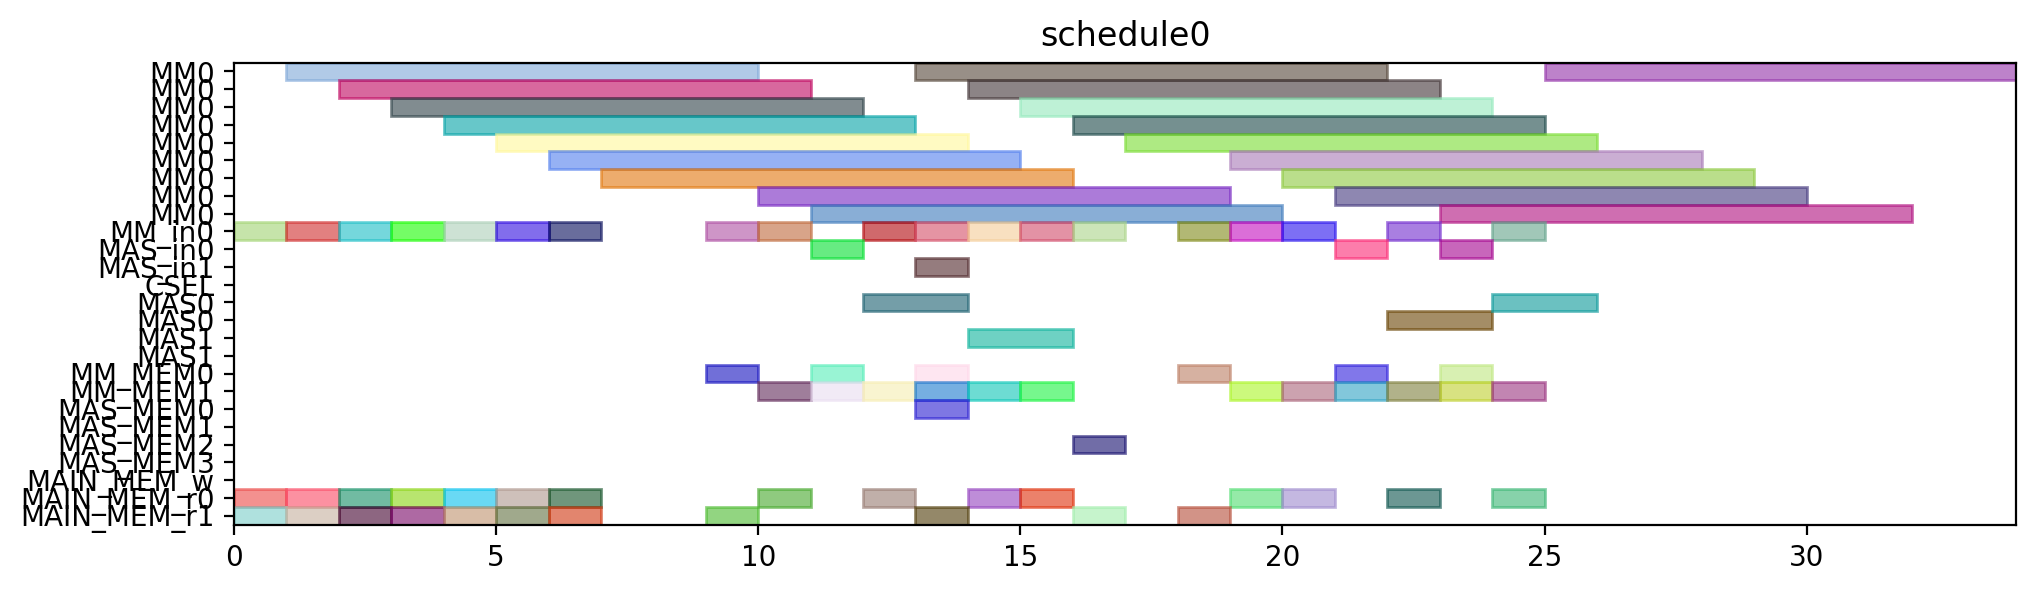

The Python source for this figure:
from pyschedule import Scenario, solvers, plotters, alt


def solve():
	horizon = 120
	S = Scenario("schedule0", horizon=horizon)

	# resource
	MM = S.Resources('MM', num=1, size=9)
	MM_in = S.Resources('MM_in', num=1)
	MAS_in = S.Resources('MAS_in', num=2)
	CSEL = S.Resource('CSEL')
	MAS = S.Resources('MAS', num=2, size=2, periods=range(1, horizon))
	MM_MEM = S.Resources('MM_MEM', num=2)
	MAS_MEM = S.Resources('MAS_MEM', num=4)
	MAIN_MEM_w = S.Resource('MAIN_MEM_w', size=1)
	MAIN_MEM_r = S.Resources('MAIN_MEM_r', num=2)

	# result of previous scheduling

	# new tasks
	Z_exp2 = S.Task('Z_exp2', length=9, delay_cost=1)
	Z_exp2 += alt(MM)
	Z_exp2_in = S.Task('Z_exp2_in', length=1, delay_cost=1)
	Z_exp2_in += alt(MM_in)
	S += Z_exp2_in*MM_in[0]<=Z_exp2*MM[0]
	Z_exp2_mem0 = S.Task('Z_exp2_mem0', length=1, delay_cost=1)
	Z_exp2_mem0 += MAIN_MEM_r[0]
	S += Z_exp2_mem0 <= Z_exp2

	Z_exp2_mem1 = S.Task('Z_exp2_mem1', length=1, delay_cost=1)
	Z_exp2_mem1 += MAIN_MEM_r[1]
	S += Z_exp2_mem1 <= Z_exp2

	NX0 = S.Task('NX0', length=9, delay_cost=1)
	NX0 += alt(MM)
	NX0_in = S.Task('NX0_in', length=1, delay_cost=1)
	NX0_in += alt(MM_in)
	S += NX0_in*MM_in[0]<=NX0*MM[0]
	NX0_mem0 = S.Task('NX0_mem0', length=1, delay_cost=1)
	NX0_mem0 += MAIN_MEM_r[0]
	S += NX0_mem0 <= NX0

	NX0_mem1 = S.Task('NX0_mem1', length=1, delay_cost=1)
	NX0_mem1 += MAIN_MEM_r[1]
	S += NX0_mem1 <= NX0

	k0_10_Z1 = S.Task('k0_10_Z1', length=9, delay_cost=1)
	k0_10_Z1 += alt(MM)
	k0_10_Z1_in = S.Task('k0_10_Z1_in', length=1, delay_cost=1)
	k0_10_Z1_in += alt(MM_in)
	S += k0_10_Z1_in*MM_in[0]<=k0_10_Z1*MM[0]
	k0_10_Z1_mem0 = S.Task('k0_10_Z1_mem0', length=1, delay_cost=1)
	k0_10_Z1_mem0 += MAIN_MEM_r[0]
	S += k0_10_Z1_mem0 <= k0_10_Z1

	k0_10_Z1_mem1 = S.Task('k0_10_Z1_mem1', length=1, delay_cost=1)
	k0_10_Z1_mem1 += MAIN_MEM_r[1]
	S += k0_10_Z1_mem1 <= k0_10_Z1

	DX0 = S.Task('DX0', length=9, delay_cost=1)
	DX0 += alt(MM)
	DX0_in = S.Task('DX0_in', length=1, delay_cost=1)
	DX0_in += alt(MM_in)
	S += DX0_in*MM_in[0]<=DX0*MM[0]
	DX0_mem0 = S.Task('DX0_mem0', length=1, delay_cost=1)
	DX0_mem0 += MAIN_MEM_r[0]
	S += DX0_mem0 <= DX0

	DX0_mem1 = S.Task('DX0_mem1', length=1, delay_cost=1)
	DX0_mem1 += MAIN_MEM_r[1]
	S += DX0_mem1 <= DX0

	NY0 = S.Task('NY0', length=9, delay_cost=1)
	NY0 += alt(MM)
	NY0_in = S.Task('NY0_in', length=1, delay_cost=1)
	NY0_in += alt(MM_in)
	S += NY0_in*MM_in[0]<=NY0*MM[0]
	NY0_mem0 = S.Task('NY0_mem0', length=1, delay_cost=1)
	NY0_mem0 += MAIN_MEM_r[0]
	S += NY0_mem0 <= NY0

	NY0_mem1 = S.Task('NY0_mem1', length=1, delay_cost=1)
	NY0_mem1 += MAIN_MEM_r[1]
	S += NY0_mem1 <= NY0

	k2_14_Z1 = S.Task('k2_14_Z1', length=9, delay_cost=1)
	k2_14_Z1 += alt(MM)
	k2_14_Z1_in = S.Task('k2_14_Z1_in', length=1, delay_cost=1)
	k2_14_Z1_in += alt(MM_in)
	S += k2_14_Z1_in*MM_in[0]<=k2_14_Z1*MM[0]
	k2_14_Z1_mem0 = S.Task('k2_14_Z1_mem0', length=1, delay_cost=1)
	k2_14_Z1_mem0 += MAIN_MEM_r[0]
	S += k2_14_Z1_mem0 <= k2_14_Z1

	k2_14_Z1_mem1 = S.Task('k2_14_Z1_mem1', length=1, delay_cost=1)
	k2_14_Z1_mem1 += MAIN_MEM_r[1]
	S += k2_14_Z1_mem1 <= k2_14_Z1

	DY0 = S.Task('DY0', length=9, delay_cost=1)
	DY0 += alt(MM)
	DY0_in = S.Task('DY0_in', length=1, delay_cost=1)
	DY0_in += alt(MM_in)
	S += DY0_in*MM_in[0]<=DY0*MM[0]
	DY0_mem0 = S.Task('DY0_mem0', length=1, delay_cost=1)
	DY0_mem0 += MAIN_MEM_r[0]
	S += DY0_mem0 <= DY0

	DY0_mem1 = S.Task('DY0_mem1', length=1, delay_cost=1)
	DY0_mem1 += MAIN_MEM_r[1]
	S += DY0_mem1 <= DY0

	Z_exp3 = S.Task('Z_exp3', length=9, delay_cost=1)
	Z_exp3 += alt(MM)
	Z_exp3_in = S.Task('Z_exp3_in', length=1, delay_cost=1)
	Z_exp3_in += alt(MM_in)
	S += Z_exp3_in*MM_in[0]<=Z_exp3*MM[0]
	Z_exp3_mem0 = S.Task('Z_exp3_mem0', length=1, delay_cost=1)
	Z_exp3_mem0 += alt(MM_MEM)
	S += (Z_exp2*MM[0])-1 < Z_exp3_mem0*MM_MEM[0]
	S += Z_exp3_mem0 <= Z_exp3

	Z_exp3_mem1 = S.Task('Z_exp3_mem1', length=1, delay_cost=1)
	Z_exp3_mem1 += MAIN_MEM_r[1]
	S += Z_exp3_mem1 <= Z_exp3

	NX1_ = S.Task('NX1_', length=2, delay_cost=1)
	NX1_ += alt(MAS)
	NX1__in = S.Task('NX1__in', length=1, delay_cost=1)
	NX1__in += alt(MAS_in)
	S += NX1__in*MAS_in[0]<=NX1_*MAS[0]

	S += NX1__in*MAS_in[1]<=NX1_*MAS[1]

	NX1__mem0 = S.Task('NX1__mem0', length=1, delay_cost=1)
	NX1__mem0 += alt(MM_MEM)
	S += (NX0*MM[0])-1 < NX1__mem0*MM_MEM[0]
	S += NX1__mem0 <= NX1_

	NX1__mem1 = S.Task('NX1__mem1', length=1, delay_cost=1)
	NX1__mem1 += alt(MM_MEM)
	S += (k0_10_Z1*MM[0])-1 < NX1__mem1*MM_MEM[1]
	S += NX1__mem1 <= NX1_

	k0_9_Z2 = S.Task('k0_9_Z2', length=9, delay_cost=1)
	k0_9_Z2 += alt(MM)
	k0_9_Z2_in = S.Task('k0_9_Z2_in', length=1, delay_cost=1)
	k0_9_Z2_in += alt(MM_in)
	S += k0_9_Z2_in*MM_in[0]<=k0_9_Z2*MM[0]
	k0_9_Z2_mem0 = S.Task('k0_9_Z2_mem0', length=1, delay_cost=1)
	k0_9_Z2_mem0 += MAIN_MEM_r[0]
	S += k0_9_Z2_mem0 <= k0_9_Z2

	k0_9_Z2_mem1 = S.Task('k0_9_Z2_mem1', length=1, delay_cost=1)
	k0_9_Z2_mem1 += alt(MM_MEM)
	S += (Z_exp2*MM[0])-1 < k0_9_Z2_mem1*MM_MEM[1]
	S += k0_9_Z2_mem1 <= k0_9_Z2

	k1_9_Z2 = S.Task('k1_9_Z2', length=9, delay_cost=1)
	k1_9_Z2 += alt(MM)
	k1_9_Z2_in = S.Task('k1_9_Z2_in', length=1, delay_cost=1)
	k1_9_Z2_in += alt(MM_in)
	S += k1_9_Z2_in*MM_in[0]<=k1_9_Z2*MM[0]
	k1_9_Z2_mem0 = S.Task('k1_9_Z2_mem0', length=1, delay_cost=1)
	k1_9_Z2_mem0 += MAIN_MEM_r[0]
	S += k1_9_Z2_mem0 <= k1_9_Z2

	k1_9_Z2_mem1 = S.Task('k1_9_Z2_mem1', length=1, delay_cost=1)
	k1_9_Z2_mem1 += alt(MM_MEM)
	S += (Z_exp2*MM[0])-1 < k1_9_Z2_mem1*MM_MEM[1]
	S += k1_9_Z2_mem1 <= k1_9_Z2

	NY1_ = S.Task('NY1_', length=2, delay_cost=1)
	NY1_ += alt(MAS)
	NY1__in = S.Task('NY1__in', length=1, delay_cost=1)
	NY1__in += alt(MAS_in)
	S += NY1__in*MAS_in[0]<=NY1_*MAS[0]

	S += NY1__in*MAS_in[1]<=NY1_*MAS[1]

	NY1__mem0 = S.Task('NY1__mem0', length=1, delay_cost=1)
	NY1__mem0 += alt(MM_MEM)
	S += (NY0*MM[0])-1 < NY1__mem0*MM_MEM[0]
	S += NY1__mem0 <= NY1_

	NY1__mem1 = S.Task('NY1__mem1', length=1, delay_cost=1)
	NY1__mem1 += alt(MM_MEM)
	S += (k2_14_Z1*MM[0])-1 < NY1__mem1*MM_MEM[1]
	S += NY1__mem1 <= NY1_

	k2_13_Z2 = S.Task('k2_13_Z2', length=9, delay_cost=1)
	k2_13_Z2 += alt(MM)
	k2_13_Z2_in = S.Task('k2_13_Z2_in', length=1, delay_cost=1)
	k2_13_Z2_in += alt(MM_in)
	S += k2_13_Z2_in*MM_in[0]<=k2_13_Z2*MM[0]
	k2_13_Z2_mem0 = S.Task('k2_13_Z2_mem0', length=1, delay_cost=1)
	k2_13_Z2_mem0 += MAIN_MEM_r[0]
	S += k2_13_Z2_mem0 <= k2_13_Z2

	k2_13_Z2_mem1 = S.Task('k2_13_Z2_mem1', length=1, delay_cost=1)
	k2_13_Z2_mem1 += alt(MM_MEM)
	S += (Z_exp2*MM[0])-1 < k2_13_Z2_mem1*MM_MEM[1]
	S += k2_13_Z2_mem1 <= k2_13_Z2

	k3_14_Z2 = S.Task('k3_14_Z2', length=9, delay_cost=1)
	k3_14_Z2 += alt(MM)
	k3_14_Z2_in = S.Task('k3_14_Z2_in', length=1, delay_cost=1)
	k3_14_Z2_in += alt(MM_in)
	S += k3_14_Z2_in*MM_in[0]<=k3_14_Z2*MM[0]
	k3_14_Z2_mem0 = S.Task('k3_14_Z2_mem0', length=1, delay_cost=1)
	k3_14_Z2_mem0 += MAIN_MEM_r[0]
	S += k3_14_Z2_mem0 <= k3_14_Z2

	k3_14_Z2_mem1 = S.Task('k3_14_Z2_mem1', length=1, delay_cost=1)
	k3_14_Z2_mem1 += alt(MM_MEM)
	S += (Z_exp2*MM[0])-1 < k3_14_Z2_mem1*MM_MEM[1]
	S += k3_14_Z2_mem1 <= k3_14_Z2

	Z_exp4 = S.Task('Z_exp4', length=9, delay_cost=1)
	Z_exp4 += alt(MM)
	Z_exp4_in = S.Task('Z_exp4_in', length=1, delay_cost=1)
	Z_exp4_in += alt(MM_in)
	S += Z_exp4_in*MM_in[0]<=Z_exp4*MM[0]
	Z_exp4_mem0 = S.Task('Z_exp4_mem0', length=1, delay_cost=1)
	Z_exp4_mem0 += alt(MM_MEM)
	S += (Z_exp3*MM[0])-1 < Z_exp4_mem0*MM_MEM[0]
	S += Z_exp4_mem0 <= Z_exp4

	Z_exp4_mem1 = S.Task('Z_exp4_mem1', length=1, delay_cost=1)
	Z_exp4_mem1 += MAIN_MEM_r[1]
	S += Z_exp4_mem1 <= Z_exp4

	NX1 = S.Task('NX1', length=9, delay_cost=1)
	NX1 += alt(MM)
	NX1_in = S.Task('NX1_in', length=1, delay_cost=1)
	NX1_in += alt(MM_in)
	S += NX1_in*MM_in[0]<=NX1*MM[0]
	NX1_mem0 = S.Task('NX1_mem0', length=1, delay_cost=1)
	NX1_mem0 += alt(MAS_MEM)
	S += (NX1_*MAS[0])-1 < NX1_mem0*MAS_MEM[0]
	S += (NX1_*MAS[1])-1 < NX1_mem0*MAS_MEM[2]
	S += NX1_mem0 <= NX1

	NX1_mem1 = S.Task('NX1_mem1', length=1, delay_cost=1)
	NX1_mem1 += MAIN_MEM_r[1]
	S += NX1_mem1 <= NX1

	k0_8_Z3 = S.Task('k0_8_Z3', length=9, delay_cost=1)
	k0_8_Z3 += alt(MM)
	k0_8_Z3_in = S.Task('k0_8_Z3_in', length=1, delay_cost=1)
	k0_8_Z3_in += alt(MM_in)
	S += k0_8_Z3_in*MM_in[0]<=k0_8_Z3*MM[0]
	k0_8_Z3_mem0 = S.Task('k0_8_Z3_mem0', length=1, delay_cost=1)
	k0_8_Z3_mem0 += MAIN_MEM_r[0]
	S += k0_8_Z3_mem0 <= k0_8_Z3

	k0_8_Z3_mem1 = S.Task('k0_8_Z3_mem1', length=1, delay_cost=1)
	k0_8_Z3_mem1 += alt(MM_MEM)
	S += (Z_exp3*MM[0])-1 < k0_8_Z3_mem1*MM_MEM[1]
	S += k0_8_Z3_mem1 <= k0_8_Z3

	DX1_ = S.Task('DX1_', length=2, delay_cost=1)
	DX1_ += alt(MAS)
	DX1__in = S.Task('DX1__in', length=1, delay_cost=1)
	DX1__in += alt(MAS_in)
	S += DX1__in*MAS_in[0]<=DX1_*MAS[0]

	S += DX1__in*MAS_in[1]<=DX1_*MAS[1]

	DX1__mem0 = S.Task('DX1__mem0', length=1, delay_cost=1)
	DX1__mem0 += alt(MM_MEM)
	S += (DX0*MM[0])-1 < DX1__mem0*MM_MEM[0]
	S += DX1__mem0 <= DX1_

	DX1__mem1 = S.Task('DX1__mem1', length=1, delay_cost=1)
	DX1__mem1 += alt(MM_MEM)
	S += (k1_9_Z2*MM[0])-1 < DX1__mem1*MM_MEM[1]
	S += DX1__mem1 <= DX1_

	k1_8_Z3 = S.Task('k1_8_Z3', length=9, delay_cost=1)
	k1_8_Z3 += alt(MM)
	k1_8_Z3_in = S.Task('k1_8_Z3_in', length=1, delay_cost=1)
	k1_8_Z3_in += alt(MM_in)
	S += k1_8_Z3_in*MM_in[0]<=k1_8_Z3*MM[0]
	k1_8_Z3_mem0 = S.Task('k1_8_Z3_mem0', length=1, delay_cost=1)
	k1_8_Z3_mem0 += MAIN_MEM_r[0]
	S += k1_8_Z3_mem0 <= k1_8_Z3

	k1_8_Z3_mem1 = S.Task('k1_8_Z3_mem1', length=1, delay_cost=1)
	k1_8_Z3_mem1 += alt(MM_MEM)
	S += (Z_exp3*MM[0])-1 < k1_8_Z3_mem1*MM_MEM[1]
	S += k1_8_Z3_mem1 <= k1_8_Z3

	NY1 = S.Task('NY1', length=9, delay_cost=1)
	NY1 += alt(MM)
	NY1_in = S.Task('NY1_in', length=1, delay_cost=1)
	NY1_in += alt(MM_in)
	S += NY1_in*MM_in[0]<=NY1*MM[0]
	NY1_mem0 = S.Task('NY1_mem0', length=1, delay_cost=1)
	NY1_mem0 += alt(MAS_MEM)
	S += (NY1_*MAS[0])-1 < NY1_mem0*MAS_MEM[0]
	S += (NY1_*MAS[1])-1 < NY1_mem0*MAS_MEM[2]
	S += NY1_mem0 <= NY1

	NY1_mem1 = S.Task('NY1_mem1', length=1, delay_cost=1)
	NY1_mem1 += MAIN_MEM_r[1]
	S += NY1_mem1 <= NY1

	k2_12_Z3 = S.Task('k2_12_Z3', length=9, delay_cost=1)
	k2_12_Z3 += alt(MM)
	k2_12_Z3_in = S.Task('k2_12_Z3_in', length=1, delay_cost=1)
	k2_12_Z3_in += alt(MM_in)
	S += k2_12_Z3_in*MM_in[0]<=k2_12_Z3*MM[0]
	k2_12_Z3_mem0 = S.Task('k2_12_Z3_mem0', length=1, delay_cost=1)
	k2_12_Z3_mem0 += MAIN_MEM_r[0]
	S += k2_12_Z3_mem0 <= k2_12_Z3

	k2_12_Z3_mem1 = S.Task('k2_12_Z3_mem1', length=1, delay_cost=1)
	k2_12_Z3_mem1 += alt(MM_MEM)
	S += (Z_exp3*MM[0])-1 < k2_12_Z3_mem1*MM_MEM[1]
	S += k2_12_Z3_mem1 <= k2_12_Z3

	DY1_ = S.Task('DY1_', length=2, delay_cost=1)
	DY1_ += alt(MAS)
	DY1__in = S.Task('DY1__in', length=1, delay_cost=1)
	DY1__in += alt(MAS_in)
	S += DY1__in*MAS_in[0]<=DY1_*MAS[0]

	S += DY1__in*MAS_in[1]<=DY1_*MAS[1]

	DY1__mem0 = S.Task('DY1__mem0', length=1, delay_cost=1)
	DY1__mem0 += alt(MM_MEM)
	S += (DY0*MM[0])-1 < DY1__mem0*MM_MEM[0]
	S += DY1__mem0 <= DY1_

	DY1__mem1 = S.Task('DY1__mem1', length=1, delay_cost=1)
	DY1__mem1 += alt(MM_MEM)
	S += (k3_14_Z2*MM[0])-1 < DY1__mem1*MM_MEM[1]
	S += DY1__mem1 <= DY1_

	k3_13_Z3 = S.Task('k3_13_Z3', length=9, delay_cost=1)
	k3_13_Z3 += alt(MM)
	k3_13_Z3_in = S.Task('k3_13_Z3_in', length=1, delay_cost=1)
	k3_13_Z3_in += alt(MM_in)
	S += k3_13_Z3_in*MM_in[0]<=k3_13_Z3*MM[0]
	k3_13_Z3_mem0 = S.Task('k3_13_Z3_mem0', length=1, delay_cost=1)
	k3_13_Z3_mem0 += MAIN_MEM_r[0]
	S += k3_13_Z3_mem0 <= k3_13_Z3

	k3_13_Z3_mem1 = S.Task('k3_13_Z3_mem1', length=1, delay_cost=1)
	k3_13_Z3_mem1 += alt(MM_MEM)
	S += (Z_exp3*MM[0])-1 < k3_13_Z3_mem1*MM_MEM[1]
	S += k3_13_Z3_mem1 <= k3_13_Z3

	solvers.mip.solve(S,msg=1,kind='CPLEX',ratio_gap=1.01)

	solution = [['hoge']*len(S.solution()[1]) for i in range(len(S.solution()))]
	for i in range(len(S.solution())):
		for j in range(len(S.solution()[i])):
			solution[i][j]=str(S.solution()[i][j])
	print(solution)

	cycles = int(solution[-1][3])

	pic_file_name = "/mnt/rose/usr1/fukuda/ABE/multiRAM_multiMAS_16mux/scheduling_result/stage9MM1_stage2MAS2/ISOGENY/schedule0.png"
	if(S.solution() != []):
		plotters.matplotlib.plot(S,img_filename=pic_file_name, show_task_labels=False, fig_size=(cycles*0.25+3, 3))

	return solution
